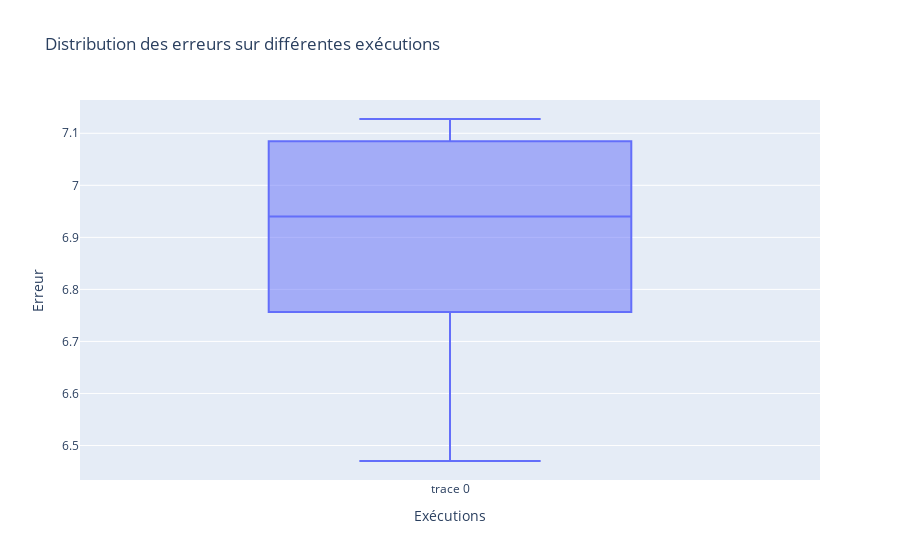

Notebook code for this chart:
### Code cell
import seaborn as sns
import matplotlib.pyplot as plt
import pandas as pd

k_IAWE = 10

errors = compute_errors(r, theta_true, x, noised_A, noised_b, k_IAWE, n_simulations, num_runs, methode='log_likelihood_ML_SS')

# Créer un trace de type boxplot avec Plotly
fig = go.Figure(go.Box(y=errors))

# Mettre à jour le layout du graphique
fig.update_layout(
    title='Distribution des erreurs sur différentes exécutions',
    xaxis_title='Exécutions',
    yaxis_title='Erreur'
)

# Afficher le graphique
fig.show()

### Figure 1 — Plotly figure (JSON) as saved in the notebook; plotly's stock layout.template omitted (floating-point values rounded to 4 significant figures)
{"data": [{"type": "box", "y": [7.07, 6.839, 6.82, 6.47, 6.732, 6.756, 7.085, 7.127, 7.108, 7.041]}], "layout": {"title": {"text": "Distribution des erreurs sur différentes exécutions"}, "xaxis": {"title": {"text": "Exécutions"}}, "yaxis": {"title": {"text": "Erreur"}}}}
